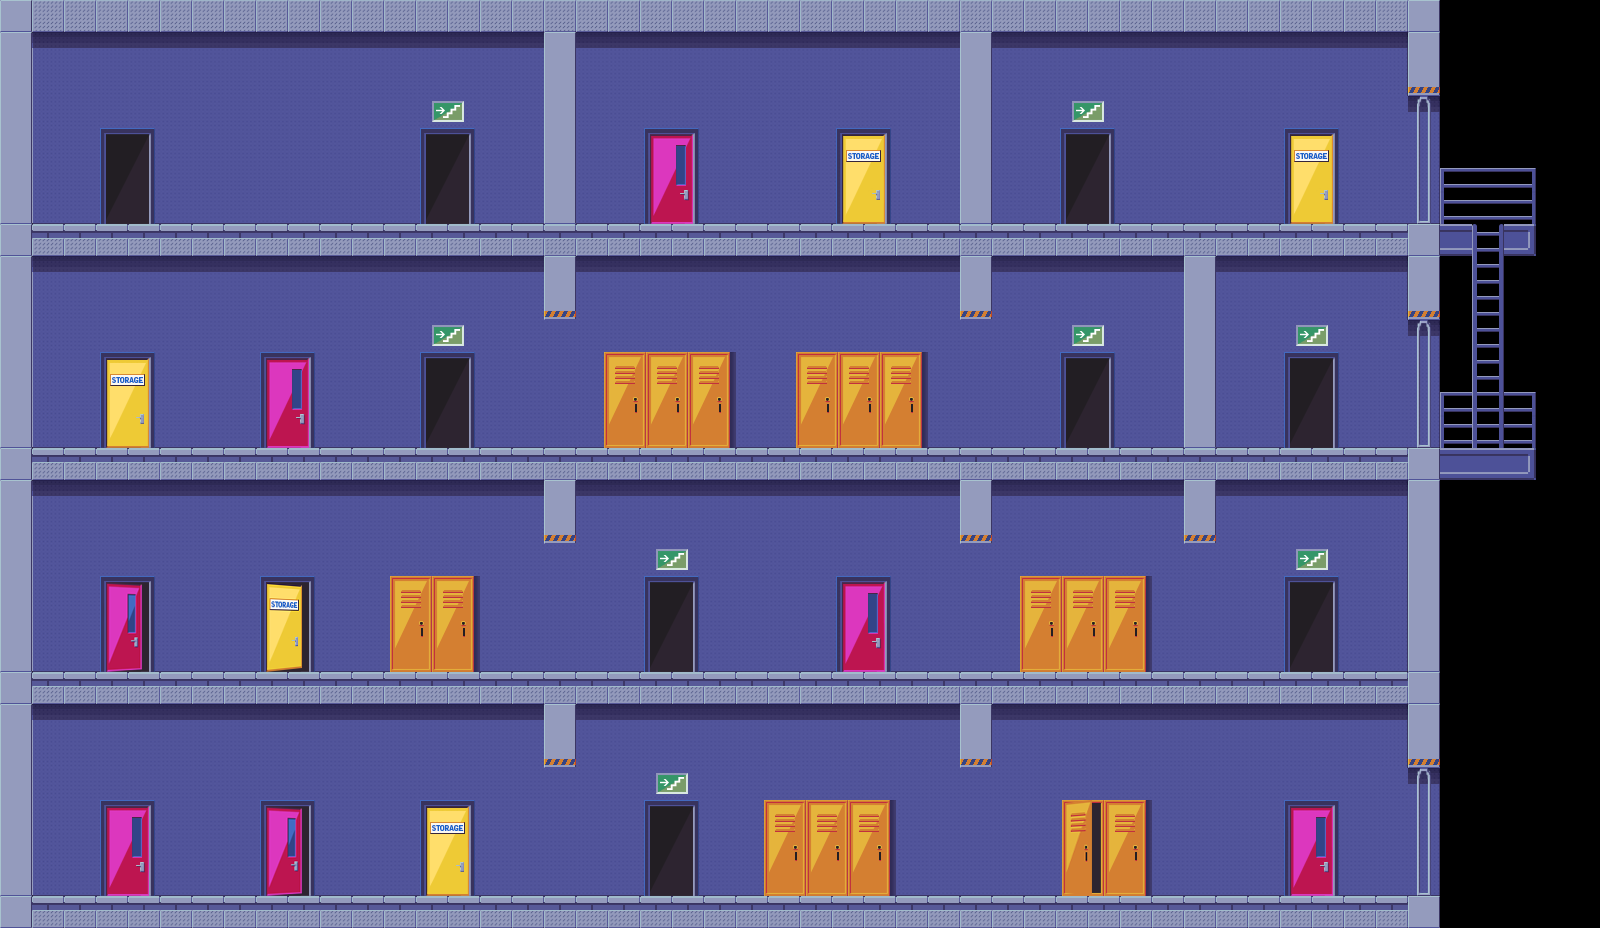

Rendered tile map (Tiled .tmx) drawn with the repository's tilesets; below, a short description and the map source with its tile grids summarised:
An orthogonal 50x29 tile map with 32x32 px tiles, 2 tile layers (background, background_sprites) and 21 objects.

<map version="1.0" orientation="orthogonal" renderorder="left-up" width="50" height="29" tilewidth="32" tileheight="32" nextobjectid="48">
 <tileset firstgid="1" name="safety_santa_tilemap_32px" tilewidth="32" tileheight="32" tilecount="289" columns="17">
  <image source="safety_santa_tilemap_32px.png" width="544" height="544" />
 </tileset>
 <layer name="background" width="50" height="29">
  <data>[1450 cells, 1322 non-empty, 24 distinct tile ids]</data>
 </layer>
 <layer name="background_sprites" width="50" height="29">
  <data>[1450 cells, 249 non-empty, 74 distinct tile ids]</data>
 </layer>
 <objectgroup name="wall_objects">
  <object id="38" x="0" y="0" width="32" height="928" />
  <object id="39" x="544" y="0" width="32" height="256" />
  <object id="40" x="960" y="0" width="32" height="256" />
  <object id="41" x="1408" y="480" width="32" height="448" />
  <object id="45" x="1184" y="256" width="32" height="224" />
 </objectgroup>
 <objectgroup name="stairway_down">
  <object id="7" x="416" y="192" width="32" height="32" />
  <object id="10" x="1056" y="192" width="32" height="32" />
  <object id="11" x="1280" y="416" width="32" height="32" />
  <object id="12" x="640" y="640" width="32" height="32" />
  <object id="46" x="1472" y="192" width="32" height="32" />
 </objectgroup>
 <objectgroup name="stairway_up">
  <object id="13" x="416" y="416" width="32" height="32" />
  <object id="14" x="1056" y="416" width="32" height="32" />
  <object id="15" x="1280" y="640" width="32" height="32" />
  <object id="28" x="640" y="864" width="32" height="32" />
  <object id="47" x="1472" y="416" width="32" height="32" />
 </objectgroup>
 <objectgroup name="enemy_spawnPoints">
  <object id="3" x="192" y="416" width="32" height="32" />
  <object id="4" x="288" y="640" width="32" height="32" />
  <object id="5" x="800" y="640" width="32" height="32" />
  <object id="6" x="192" y="864" width="32" height="32" />
  <object id="16" x="640" y="864" width="32" height="32" />
 </objectgroup>
 <objectgroup name="santa_spawnPoint">
  <object id="26" x="96" y="192" width="32" height="32" />
 </objectgroup>
</map>
